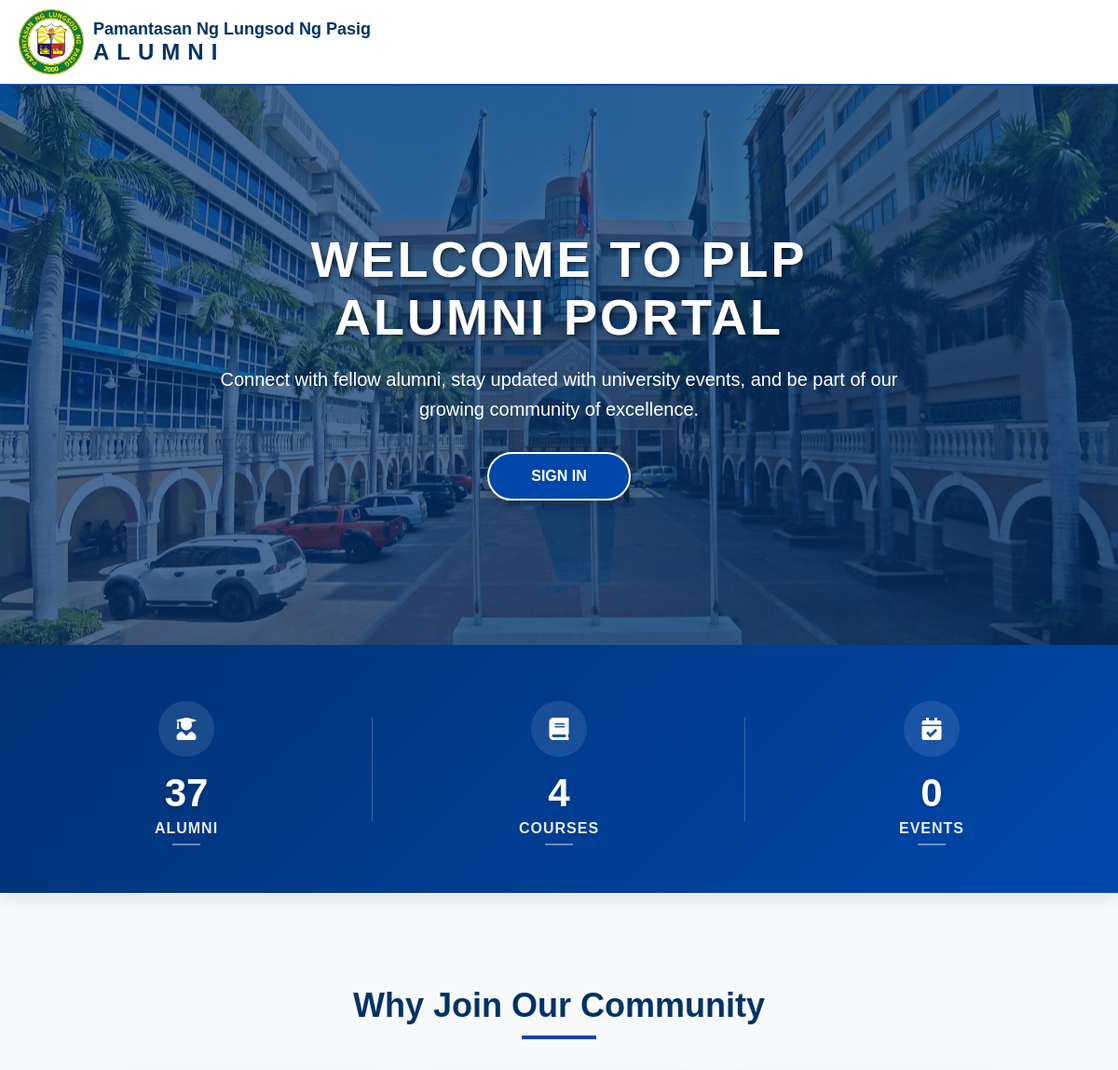
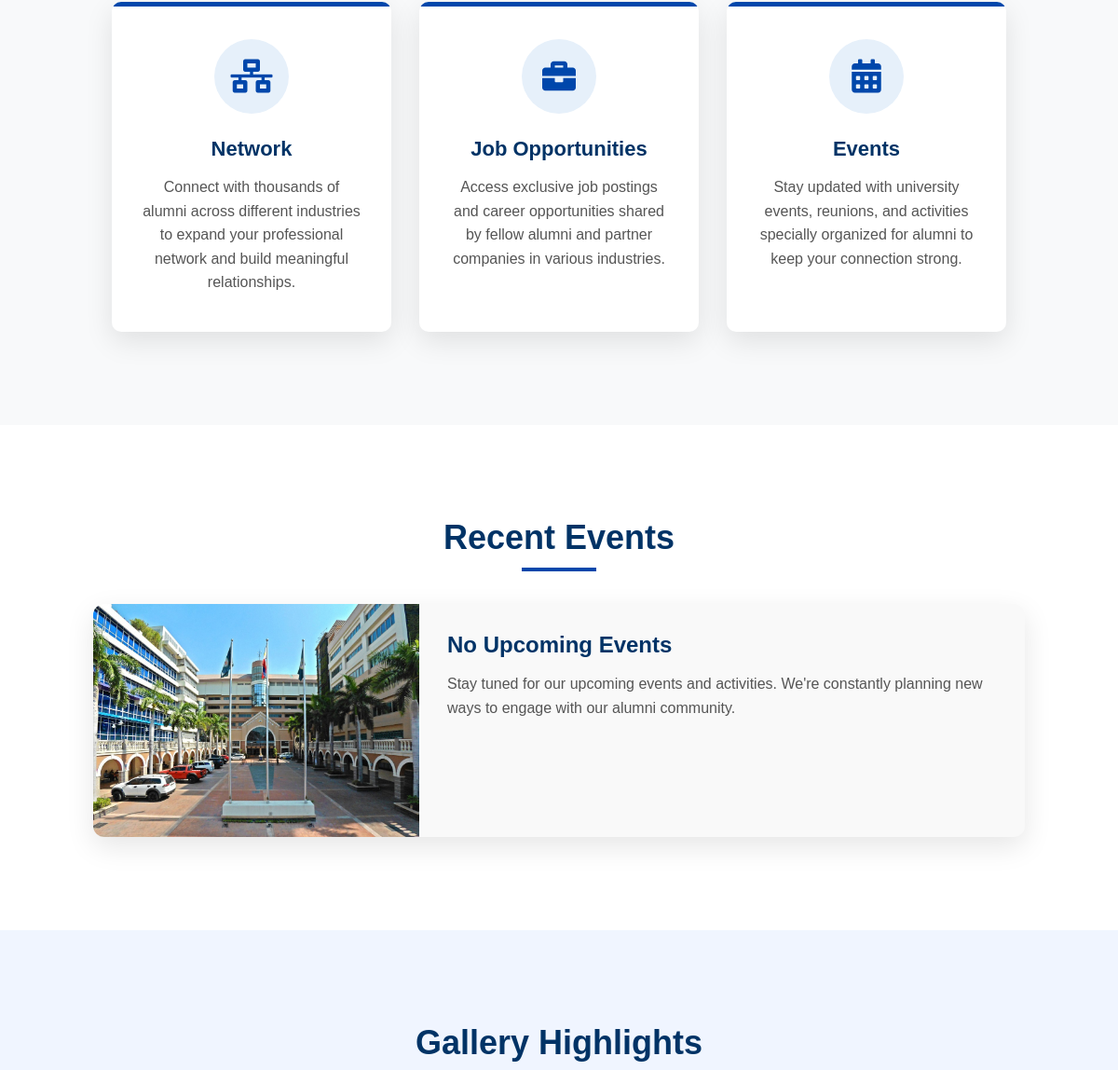
/landing.php (upper part), run on an earlier commit of the app's database (2 pictures, top to bottom).
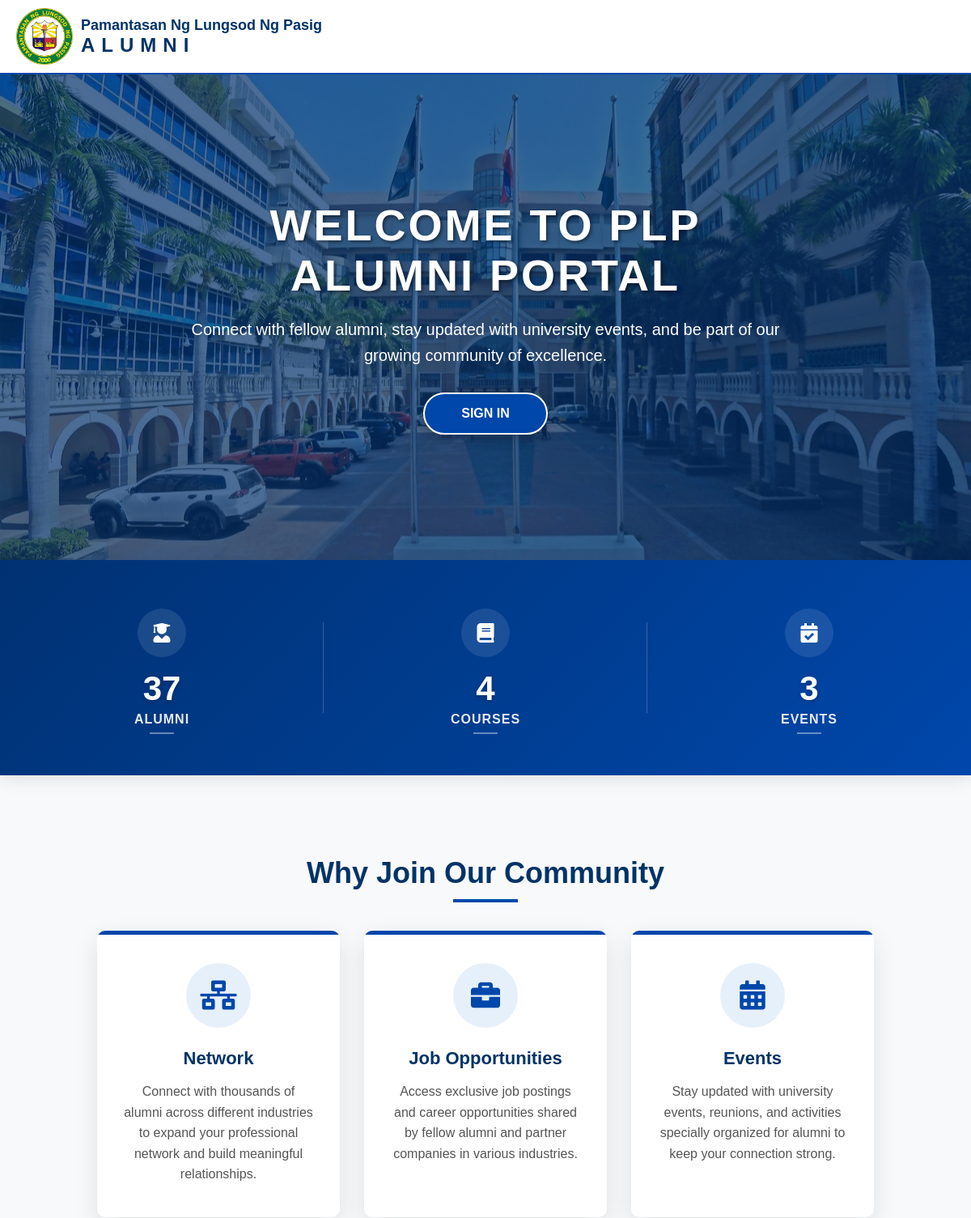
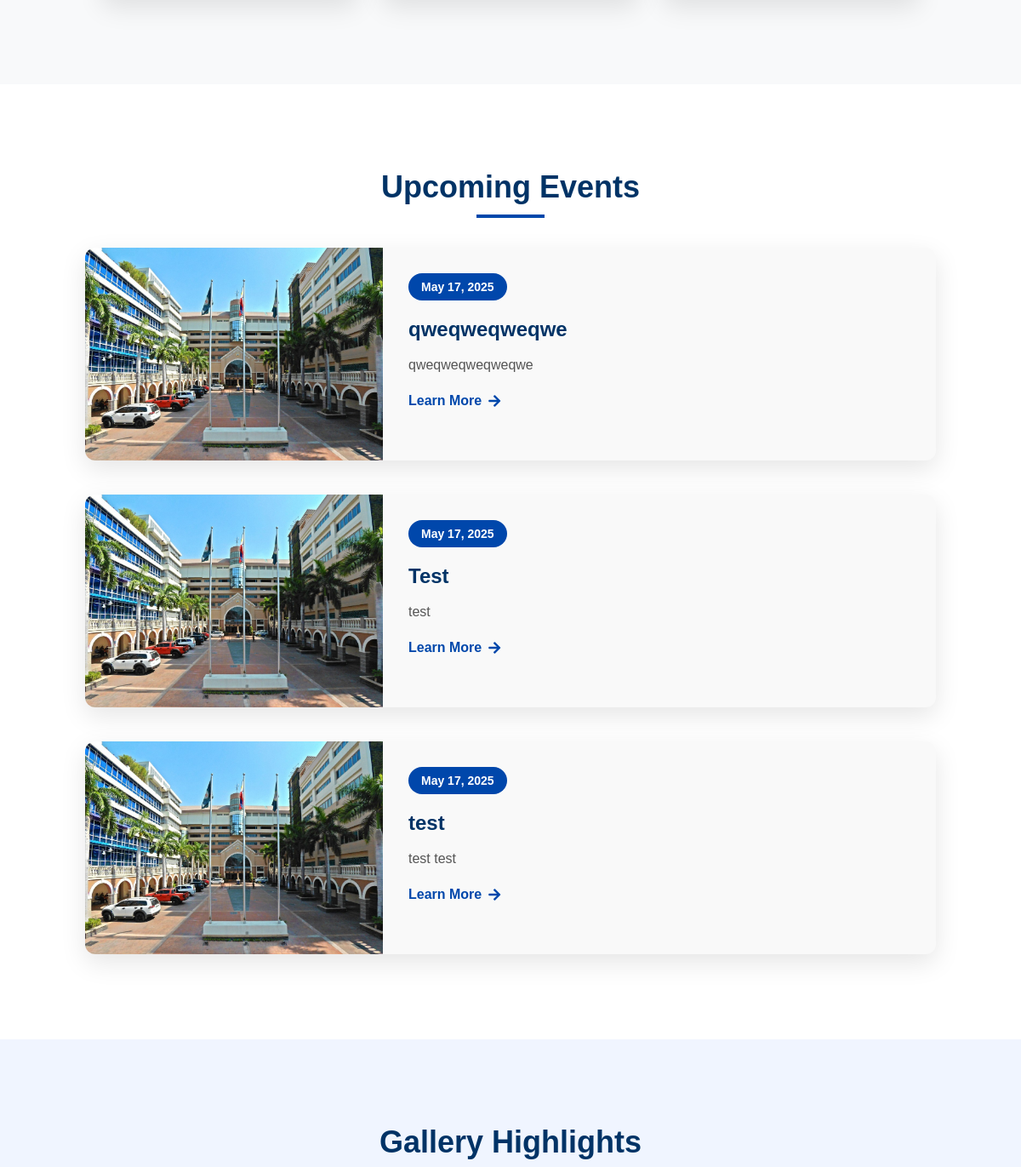
And on a later commit of the database (2 pictures, top to bottom).
### tables this page shows
CREATE TABLE `events` (
  `id` int(30) NOT NULL,
  `title` varchar(250) NOT NULL,
  `content` text NOT NULL,
  `schedule` datetime NOT NULL,
  `banner` text NOT NULL,
  `date_created` datetime NOT NULL DEFAULT current_timestamp(),
  `gform_link` varchar(200) NOT NULL
);

### landing.php (the view, shortened to what this page needs)
<?php
include 'admin/db_connect.php';
$alumni_count_query = "SELECT COUNT(*) as count FROM alumnus_bio";
$alumni_count_result = $conn->query($alumni_count_query);
$alumni_count = $alumni_count_result->fetch_assoc()['count'];
$courses_count_query = "SELECT COUNT(*) as count FROM courses";
$courses_count_result = $conn->query($courses_count_query);
$courses_count = $courses_count_result->fetch_assoc()['count'];
$events_count_query = "SELECT COUNT(*) as count FROM events";
$events_count_result = $conn->query($events_count_query);
$events_count = $events_count_result->fetch_assoc()['count'];
$events_query = "SELECT * FROM events WHERE schedule >= NOW() ORDER BY schedule ASC LIMIT 3";
$events_result = $conn->query($events_query);
if ($events_result->num_rows == 0) {
    $events_query = "SELECT * FROM events ORDER BY schedule DESC LIMIT 3";
    $events_result = $conn->query($events_query);
}
?>
<!DOCTYPE html>
<html lang="en">
<head>
  <link rel="stylesheet" href="style.css">
  <link rel="stylesheet" href="https://cdnjs.cloudflare.com/ajax/libs/font-awesome/5.15.4/css/all.min.css">
</head>
<body>
<header class="header">
  <div class="header-left">
    <img src="images/logo.png" alt="PLP Logo" class="logo">
    <div class="text">
      <div class="school-name">Pamantasan Ng Lungsod Ng Pasig</div>
      <div class="alumni-title">ALUMNI</div>
    </div>
  </div>
</header>
<section class="hero-section">
  <div class="overlay"></div>
  <div class="hero-content">
    <h1>WELCOME TO PLP ALUMNI PORTAL</h1>
    <p>Connect with fellow alumni, stay updated with university events, and be part of our growing community of excellence.</p>
    <div class="cta-buttons">
      <a href="login.php" class="cta-button">SIGN IN</a>
    </div>
  </div>
</section>
<section class="stats-section">
  <div class="stats-container">
    <div class="stat-item">
      <div class="stat-icon-bg">
        <i class="fas fa-user-graduate"></i>
      </div>
      <span class="stat-number"><?php echo number_format($alumni_count); ?></span>
      <span class="stat-label">Alumni</span>
    </div>
    <div class="stat-item">
      <div class="stat-icon-bg">
        <i class="fas fa-book"></i>
      </div>
      <span class="stat-number"><?php echo number_format($courses_count); ?></span>
      <span class="stat-label">Courses</span>
    </div>
    <div class="stat-item">
      <div class="stat-icon-bg">
        <i class="fas fa-calendar-check"></i>
      </div>
      <span class="stat-number"><?php echo number_format($events_count); ?></span>
      <span class="stat-label">Events</span>
    </div>
  </div>
</section>
<section class="features-section">
  <h2 class="section-title">Why Join Our Community</h2>
  <div class="features-container">
    <div class="feature-card">
      <div class="feature-icon">
        <i class="fas fa-network-wired"></i>
      </div>
      <h3>Network</h3>
      <p>Connect with thousands of alumni across different industries to expand your professional network and build meaningful relationships.</p>
    </div>
    <div class="feature-card">
      <div class="feature-icon">
        <i class="fas fa-briefcase"></i>
      </div>
      <h3>Job Opportunities</h3>
      <p>Access exclusive job postings and career opportunities shared by fellow alumni and partner companies in various industries.</p>
    </div>
    <div class="feature-card">
      <div class="feature-icon">
        <i class="fas fa-calendar-alt"></i>
      </div>
      <h3>Events</h3>
      <p>Stay updated with university events, reunions, and activities specially organized for alumni to keep your connection strong.</p>
    </div>
  </div>
</section>
<section class="events-section">
  <h2 class="section-title"><?php echo $events_result->num_rows > 0 ? 'Upcoming Events' : 'Recent Events'; ?></h2>
  <div class="events-container">
    <?php if($events_result->num_rows > 0): ?>
      <?php while($event = $events_result->fetch_assoc()):
        $banner = !empty($event['banner']) ? $event['banner'] : 'images/plpasigg.jpg';
        if(!file_exists($banner)) {
          $banner = 'images/plpasigg.jpg';
        }
        $content_preview = strip_tags(html_entity_decode($event['content']));
        $content_preview = substr($content_preview, 0, 150) . (strlen($content_preview) > 150 ? '...' : '');
      ?>
      <div class="event-card">
        <img src="<?php echo $banner; ?>" alt="<?php echo htmlspecialchars($event['title']); ?>" class="event-image">
        <div class="event-info">
          <span class="event-date"><?php echo date('F d, Y', strtotime($event['schedule'])); ?></span>
          <h3><?php echo htmlspecialchars($event['title']); ?></h3>
          <p><?php echo $content_preview; ?></p>
          <a href="#" class="event-link" data-id="<?php echo $event['id']; ?>">Learn More <i class="fas fa-arrow-right"></i></a>
        </div>
      </div>
      <?php endwhile; ?>
    <?php else: ?>
      <div class="event-card">
        <img src="images/plpasigg.jpg" alt="No Events" class="event-image">
        <div class="event-info">
          <h3>No Upcoming Events</h3>
          <p>Stay tuned for our upcoming events and activities. We're constantly planning new ways to engage with our alumni community.</p>
        </div>
      </div>
    <?php endif; ?>
  </div>
</section>
<section class="gallery-section">
  <h2 class="section-title">Gallery Highlights</h2>
</section>
</body>
</html>

### style.css (style rules this page uses)
* { margin: 0; padding: 0; box-sizing: border-box; overscroll-behavior: none; }
body { font-family: Arial, sans-serif; background-color: #ffffff; }
.header { width: 100%; padding: 10px 20px; display: flex; justify-content: space-between; align-items: center; background-color: white; border-bottom: 2px solid #0047AB; }
.header-left { display: flex; align-items: center; }
.logo { height: 70px; margin-right: 10px; }
.text { display: flex; flex-direction: column; }
.school-name { font-size: 18px; color: #003366; font-weight: bold; }
.alumni-title { font-size: 24px; color: #003366; letter-spacing: 8px; font-weight: bold; }
.gallery-section { background-color: #fff; padding: 40px 0; text-align: center; top: 80px; }

What changed in the data, as far as the page shows it:
added events: schedule "May 17, 2025", title "qweqweqweqwe", content "qweqweqweqweqwe"
added events: schedule "May 17, 2025", title "Test", content "test"
added events: title (picture), schedule "May 17, 2025", title "test", content "test test"
Also different on the page:
$events_count: "0" → "3"
text no longer shown: "Recent Events No Upcoming Events Stay tuned for our upcoming events and activities. We're constantly planning new ways to engage with our alumni community."
text now shown: "Upcoming Events"
